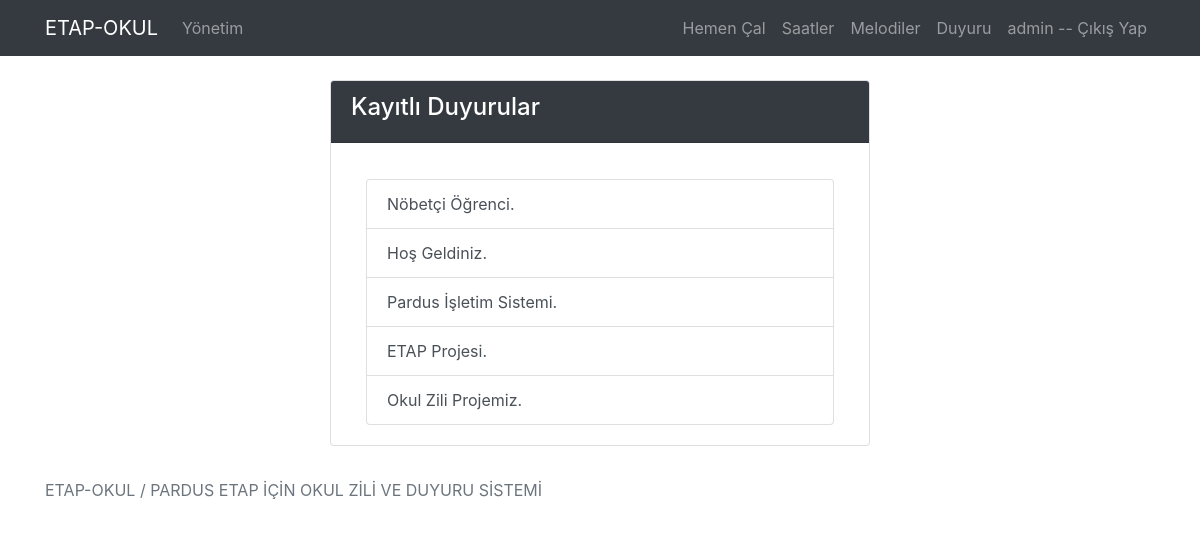
The app's page /duyuru (signed in) with its own data.
### okulzili/models.py (models this page shows)
class DuyuruModel(models.Model):
    title=models.CharField(max_length=50,verbose_name="Başlık Bilgisi",null=False,blank=False)
    description=models.TextField(max_length=5000,verbose_name="İçerik Bilgisi",null=False,blank=False)

### pages/views.py (the view)
# urls.py: path('duyuru', views.duyuru, name='duyuru'),
def duyuru(request):
    data = {
        "DuyuruMesaj": DuyuruModel.objects.all()
    }
    return render(request,'pages/duyuru.html',data)

### templates/pages/duyuru.html
{% extends 'layout.html' %}
{% load static %}
{% block content %}
<div class="row">
    <div class="col-md-6 mx-auto">
        <div class="card">
            <div class="card-header bg-dark text-white">
                <h4>Kayıtlı Duyurular </h4>
            </div>
            <div class="card-body">
    <div class="container mt-3">
        <div class="row">
            <div class="col-12">
                <div class="list-group">
                    {% for kategori in DuyuruMesaj %}
                        <a href="{% url 'details' kategori.id %}" class="list-group-item list-group-item-action">
                            {{ kategori.title }}
                        </a>
                    {% endfor %}
                </div>
            </div>
        </div>
    </div>
</div>
</div>
</div>
</div
{% endblock %}

### templates/partials/_navbar.html (shortened to what this page needs)
<header>
    <div class="navbar navbar-expand-sm bg-dark navbar-dark">
        <div class="container">
            <a href="/" class="navbar-brand">ETAP-OKUL</a>
             <ul class="navbar-nav mr-auto">
                 <li
                    {% if request.path == '/' %}
                    class="nav-item active"
                    {% else %}
                    class="nav-item "
                    {% endif %}
                 >
                     <a href="/admin/" class="nav-link">Yönetim</a>
                 </li>
             </ul>
             <ul class="navbar-nav">
                {% if user.is_authenticated %}
                <li
                {% if 'hemencal' in request.path %}
                class="nav-item active"
                {% else %}
                class="nav-item "
                {% endif %}
             >
                 <a href="{% url 'hemencal' %}" class="nav-link">Hemen Çal</a>
             </li>
             <li
                {% if 'saatler' in request.path %}
                class="nav-item active"
                {% else %}
                class="nav-item "
                {% endif %}
            >
              <a href="{% url 'saatler' %}" class="nav-link">Saatler</a>
            </li>
                <li
                {% if 'melodiler' in request.path %}
                class="nav-item active"
                {% else %}
                class="nav-item "
                {% endif %}
             >
            <a href="{% url 'melodiler' %}" class="nav-link">Melodiler</a>
             </li>
             <li
                {% if 'duyurular' in request.path %}
                class="nav-item active"
                {% else %}
                class="nav-item "
                {% endif %}
            >
              <a href="{% url 'duyuru' %}" class="nav-link">Duyuru</a>
          </li>
                    <li class="nav-item">
                         <a  href="javascript:{document.getElementById('logout').submit()}" class="nav-link">{{ user.username }} -- Çıkış Yap</a>
                    </li>
                {% endif %}
            </ul>
        </div>
    </div>
</header>

### records on screen
DuyuruModel: title "Nöbetçi Öğrenci."
DuyuruModel: title "Hoş Geldiniz."
DuyuruModel: title "Pardus İşletim Sistemi."
DuyuruModel: title "ETAP Projesi."
DuyuruModel: title "Okul Zili Projemiz."

### other values on screen
{{ user.username }} "admin"
